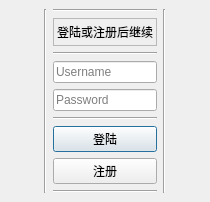
<?xml version="1.0" encoding="UTF-8"?>
<ui version="4.0">
 <class>verification</class>
 <widget class="QMainWindow" name="verification">
  <property name="geometry">
   <rect>
    <x>0</x>
    <y>0</y>
    <width>210</width>
    <height>202</height>
   </rect>
  </property>
  <property name="baseSize">
   <size>
    <width>800</width>
    <height>500</height>
   </size>
  </property>
  <property name="windowTitle">
   <string>Verification</string>
  </property>
  <widget class="QWidget" name="centralwidget">
   <layout class="QHBoxLayout" name="horizontalLayout_2">
    <item>
     <spacer name="horizontalSpacer">
      <property name="orientation">
       <enum>Qt::Horizontal</enum>
      </property>
      <property name="sizeHint" stdset="0">
       <size>
        <width>40</width>
        <height>20</height>
       </size>
      </property>
     </spacer>
    </item>
    <item>
     <widget class="Line" name="line_5">
      <property name="orientation">
       <enum>Qt::Vertical</enum>
      </property>
     </widget>
    </item>
    <item>
     <layout class="QVBoxLayout" name="verticalLayout">
      <item>
       <layout class="QVBoxLayout" name="verticalLayout_3">
        <item>
         <widget class="Line" name="line_2">
          <property name="orientation">
           <enum>Qt::Horizontal</enum>
          </property>
         </widget>
        </item>
        <item>
         <widget class="QLabel" name="label">
          <property name="autoFillBackground">
           <bool>true</bool>
          </property>
          <property name="frameShape">
           <enum>QFrame::StyledPanel</enum>
          </property>
          <property name="frameShadow">
           <enum>QFrame::Sunken</enum>
          </property>
          <property name="lineWidth">
           <number>13</number>
          </property>
          <property name="text">
           <string>登陆或注册后继续</string>
          </property>
          <property name="textFormat">
           <enum>Qt::AutoText</enum>
          </property>
          <property name="scaledContents">
           <bool>false</bool>
          </property>
         </widget>
        </item>
        <item>
         <widget class="Line" name="line">
          <property name="orientation">
           <enum>Qt::Horizontal</enum>
          </property>
         </widget>
        </item>
        <item>
         <widget class="QLineEdit" name="username">
          <property name="placeholderText">
           <string>Username</string>
          </property>
         </widget>
        </item>
        <item>
         <widget class="QLineEdit" name="Password">
          <property name="text">
           <string/>
          </property>
          <property name="echoMode">
           <enum>QLineEdit::Password</enum>
          </property>
          <property name="placeholderText">
           <string>Password</string>
          </property>
         </widget>
        </item>
       </layout>
      </item>
      <item>
       <widget class="Line" name="line_3">
        <property name="orientation">
         <enum>Qt::Horizontal</enum>
        </property>
       </widget>
      </item>
      <item>
       <widget class="QPushButton" name="pushButton">
        <property name="text">
         <string>登陆</string>
        </property>
        <property name="autoDefault">
         <bool>true</bool>
        </property>
        <property name="default">
         <bool>true</bool>
        </property>
        <property name="flat">
         <bool>false</bool>
        </property>
       </widget>
      </item>
      <item>
       <widget class="QPushButton" name="pushButton_2">
        <property name="text">
         <string>注册</string>
        </property>
       </widget>
      </item>
      <item>
       <widget class="Line" name="line_4">
        <property name="orientation">
         <enum>Qt::Horizontal</enum>
        </property>
       </widget>
      </item>
     </layout>
    </item>
    <item>
     <widget class="Line" name="line_6">
      <property name="orientation">
       <enum>Qt::Vertical</enum>
      </property>
     </widget>
    </item>
    <item>
     <spacer name="horizontalSpacer_2">
      <property name="orientation">
       <enum>Qt::Horizontal</enum>
      </property>
      <property name="sizeHint" stdset="0">
       <size>
        <width>40</width>
        <height>20</height>
       </size>
      </property>
     </spacer>
    </item>
   </layout>
  </widget>
 </widget>
 <resources/>
 <connections/>
</ui>
